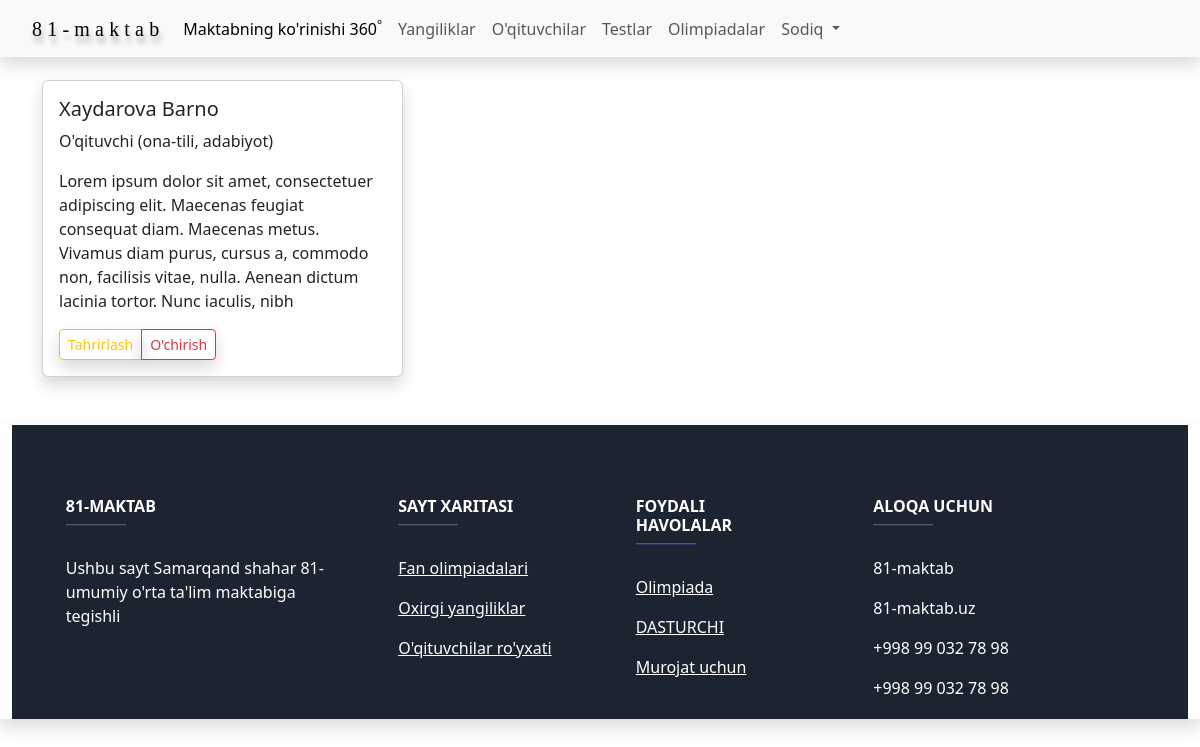
The app's page /info/ (signed in) with its own data.
### ustozlar/models.py (models this page shows, shortened)
class TeacherData(models.Model):
    teacherfio = models.CharField(max_length=100, verbose_name="O'qituvchi ism, familyasi")
    kasbi = models.CharField(max_length=100, verbose_name="Qaysi fan yoki qanday ish bajarishi", help_text="masalan: direktor yoki O'qituchi (matematika)")
    teacher_info = RichTextField(verbose_name="Qo'shimcha ma'lumotlar")
    class Meta:
        verbose_name = "Yangi ustoz qo'shish"
        verbose_name_plural = "Ustozlar"

### ustozlar/views.py (the view)
# urls.py: path('',TeacherInfo.as_view(), name='teacher_info'),
class TeacherInfo(ListView):
    model = TeacherData
    template_name = 'teacher_info.html'

### templates/teacher_info.html
{% extends 'base.html' %}
{% block content %}
<div class="container mt-5">
    <div class="row row-cols-1 row-cols-sm-2 row-cols-md-3 g-3">
      {% for teacher_info in object_list %}
        <div class="col mt-5">
          <div class="card shadow">
            <div class="card-body">
              <h5 class="card-title">{{ teacher_info.teacherfio }}</h5>
              <p class="card-text">{{ teacher_info.kasbi }}</p>
              <p class="card-text">{{ teacher_info.teacher_info|safe }}</p>
              {% if user.is_authenticated %}
                {% if user.is_staff %}
                  <div class="d-flex justify-content-between align-items-center">
                    <div class="btn-group">
                      <a href="{% url 'edit_teacher_info' teacher_info.pk %}" class="btn btn-sm btn-outline-warning shadow">Tahrirlash</a>
                      <a href="{% url 'remove_teacher_info' teacher_info.pk %}" class="btn btn-sm btn-outline-danger shadow">O'chirish</a>
                    </div>
                  </div>
                {% endif %}
              {% endif %}
            </div>
          </div>
        </div>
      {% endfor %}
    </div>
</div>
{% endblock content %}

### templates/base.html (shortened to what this page needs)
<!doctype html>
<html lang="en">
  <head>
    <link href="https://cdn.jsdelivr.net/npm/bootstrap@5.3.0-alpha1/dist/css/bootstrap.min.css" rel="stylesheet">
    <link href="https://getbootstrap.com/docs/5.3/dist/css/bootstrap.min.css" rel="stylesheet">
  </head>
  <body>
    <nav class="navbar navbar-expand-lg bg-body-tertiary shadow fixed-top">
  <div class="container-fluid">
    <a class="navbar-brand" href="{% url 'home' %}">
      <div class="wave">
        <span style="--item:1">8</span>
        <span style="--item:2">1</span>
        <span style="--item:3">-</span>
        <span style="--item:4">m</span>
        <span style="--item:5">a</span>
        <span style="--item:6">k</span>
        <span style="--item:7">t</span>
        <span style="--item:8">a</span>
        <span style="--item:9">b</span>
      </div>
    </a>
    <div class="collapse navbar-collapse" id="navbarSupportedContent">
      <ul class="navbar-nav me-auto mb-2 mb-lg-0">
        <li class="nav-item">
          <a class="nav-link active" aria-current="page" href="{% url 'map' %}">Maktabning ko'rinishi 360<sup>°</sup></a>
        </li>
        <li class="nav-item">
          <a class="nav-link" aria-current="page" href="{% url 'news' %}">Yangiliklar</a>
        </li>
        <li class="nav-item">
          <a class="nav-link" href="{% url 'teacher_info' %}">O'qituvchilar</a>
        </li>
        <li class="nav-item">
          <a class="nav-link" href="{% url 'qiuz' %}">Testlar</a>
        </li>
        <li class="nav-item">
          <a class="nav-link" href="https://maktab81c.up.railway.app/">Olimpiadalar</a>
        </li>
        {% if user.is_authenticated %}
          <li class="nav-item dropdown">
              <a class="nav-link dropdown-toggle" href="#" role="button" data-bs-toggle="dropdown" aria-expanded="false">
                {{ user.username.title }}
              </a>
            </li>
        {% endif %}
      </ul>
    </div>
  </div>
</nav>
    {% block content %}
    {% endblock content %}
    <div class="container-fluid mt-5 shadow">
  <footer
          class="text-center text-lg-end text-white"
          style="background-color: #1c2331"
          >
      <div>
      </div>
      <div class="container text-center text-md-start mt-5">
        <div class="row mt-3">
          <div class="col-md-3 col-lg-4 col-xl-3 mx-auto mb-4">
            <h6 class="text-uppercase fw-bold">81-maktab</h6>
            <hr
                class="mb-4 mt-0 d-inline-block mx-auto"
                style="width: 60px; background-color: #7c4dff; height: 2px"
                />
            <p>
              Ushbu sayt Samarqand shahar 81-umumiy o'rta ta'lim maktabiga tegishli
            </p>
          </div>
          <div class="col-md-2 col-lg-2 col-xl-2 mx-auto mb-4">
            <h6 class="text-uppercase fw-bold">Sayt xaritasi</h6>
            <hr
                class="mb-4 mt-0 d-inline-block mx-auto"
                style="width: 60px; background-color: #7c4dff; height: 2px"
                />
            <p>
              <a href="{% url 'qiuz' %}" class="text-white">Fan olimpiadalari</a>
            </p>
            <p>
              <a href="{% url 'news' %}" class="text-white">Oxirgi yangiliklar</a>
            </p>
            <p>
              <a href="{% url 'teacher_info' %}" class="text-white">O'qituvchilar ro'yxati</a>
            </p>
          </div>
          <div class="col-md-3 col-lg-2 col-xl-2 mx-auto mb-4">
            <h6 class="text-uppercase fw-bold">Foydali havolalar</h6>
            <hr
                class="mb-4 mt-0 d-inline-block mx-auto"
                style="width: 60px; background-color: #7c4dff; height: 2px"
                />
            <p>
              <a href="https://sodiq7898.pythonanywhere.com/" class="text-white">Olimpiada</a>
            </p>
            <p>
              <a href="http://sodiqoydinov.tilda.ws/" class="text-white">DASTURCHI</a>
            </p>
            <p>
              <a href="http://sodiqoydinov.tilda.ws/" class="text-white">Murojat uchun</a>
            </p>
          </div>
          <div class="col-md-4 col-lg-3 col-xl-3 mx-auto mb-md-0 mb-4">
            <h6 class="text-uppercase fw-bold">Aloqa uchun</h6>
            <hr
                class="mb-4 mt-0 d-inline-block mx-auto"
                style="width: 60px; background-color: #7c4dff; height: 2px"
                />
            <p>81-maktab</p>
            <p>81-maktab.uz</p>
            <p>+998 99 032 78 98</p>
            <p>+998 99 032 78 98</p>
          </div>
        </div>
      </div>
  </footer>
</div>
  </body>
</html>

### templates/base.html (style rules this page uses)
.wave { margin-top: 1px; margin-left: 20px; font-size: 20px; color: black; -webkit-box-reflect; below -20px linear-gradient(transparent, rgba(0,0,0,0.2)); text-shadow: 2px 7px 5px rgba(0,0,0,0.3), 0px -4px 10px rgba(255,255,255,0.3); }
.wave span { font-family: "Alfa Slab One", cursive; display: inline-block; animation: wave-anim 2.5s infinite; animation-delay: calc(0.1s * var(--item)); }

### records on screen
TeacherData: teacherfio "Xaydarova Barno", kasbi "O'qituvchi (ona-tili, adabiyot)", teacher_info "Lorem ipsum dolor sit amet, consectetuer adipiscing elit. Maecenas feugiat consequat diam. Maecenas metus. Vivamus diam purus, cursus a, commodo non, facilisis vitae, nulla. Aenean dictum lacinia tortor. Nunc iaculis, nibh"

### other values on screen
{{ user.username.title }} "Sodiq"
